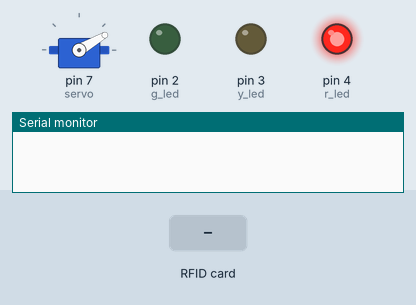
A sketch run on a simulated Arduino Uno, built with avr-gcc and run on an emulated ATmega328P. Shown: servo, output pins drawn as LEDs (lit = HIGH), the last lines printed to the serial monitor. Wiring (inferred from the names in the program): servo: signal pin 7. The test bench sets the inputs (shaded band). Servo pulses on a pin are drawn as a servo (544–2400 µs = 0–180°); pins used as bus, display or sensor lines are not drawn.

Above: at 1.7 s.
1.8 s: RFID card F0 49 92 13 held to the reader
At 5.8 s:
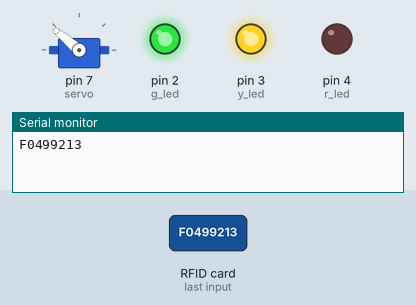
At 8.7 s:
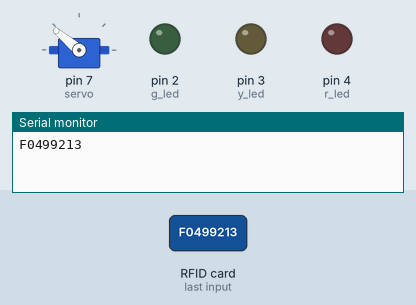
10.8 s: RFID card 5E 7A 19 C4 held to the reader
At 12.6 s:
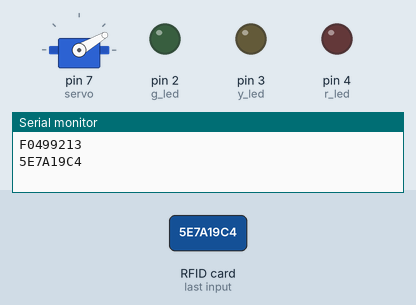
Timing chart, 0 to 19.8 s (numbered marks = the images above; inputs shaded):
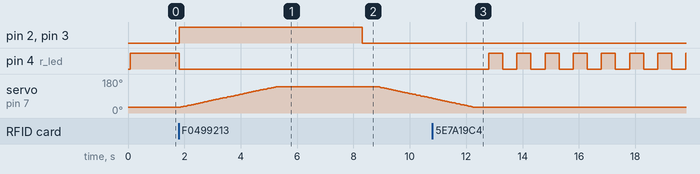

The sketch:

RFID_based_Vehicle_Barrier_Control.ino
```cpp
#include "MFRC522.h"

#define RST_PIN 9
#define SS_PIN 10

MFRC522 mfrc522(SS_PIN, RST_PIN);

byte readCard[4];
String tagID = "";

int check=0;
const int Set=3;
String Tag[Set] = {"F0499213","6227D951"};

#define g_led 2 // Green LED Pin
#define y_led 3 // Yellow LED Pin
#define r_led 4 // Red LED Pin

#define servo 7

void setup() {
Serial.begin(9600);// Initiating
SPI.begin(); // SPI bus
mfrc522.PCD_Init(); // MFRC522

pinMode(g_led, OUTPUT);
pinMode(y_led, OUTPUT);
pinMode(r_led, OUTPUT);

pinMode(servo, OUTPUT);
servoPulse(servo, 30);

digitalWrite(g_led, 0);
digitalWrite(y_led, 0);
digitalWrite(r_led, 1);

delay(500);
}

void loop() {//Wait until new tag is available
  while(getID()){
    Serial.println(tagID);
    check = 0;
    for (int i=0; i<Set; i++){
    if(tagID == Tag[i]){check=1;
      digitalWrite(g_led, 1);
      digitalWrite(y_led, 1);
      digitalWrite(r_led, 0);
      for(int angle=30; angle<=140; angle++){servoPulse(servo, angle);}
      delay(3000);
      digitalWrite(g_led, 0);
      digitalWrite(y_led, 0);
      digitalWrite(r_led, 0);
      delay(500);
      for(int angle=140; angle>=30; angle--){servoPulse(servo, angle);}
      i=Set;
     }
    }

if(check==0){
  for(int x=0; x<10; x++){
digitalWrite(g_led, 0);
digitalWrite(y_led, 0);
digitalWrite(r_led, 0);
delay(500);
digitalWrite(r_led, 1);
delay(500);
  }
}

digitalWrite(g_led, 0);
digitalWrite(y_led, 0);
digitalWrite(r_led, 1);
}
delay(10);
}

//Read new tag if available
boolean getID(){// Getting ready for Reading PICCs
  if ( ! mfrc522.PICC_IsNewCardPresent()) { //If a new PICC placed to RFID reader continue
  return false;
  }
  if ( ! mfrc522.PICC_ReadCardSerial()) { //Since a PICC placed get Serial and continue
  return false;
  }
  tagID = "";
  for ( uint8_t i = 0; i < 4; i++) { // The MIFARE PICCs that we use have 4 byte UID
  //readCard[i] = mfrc522.uid.uidByte[i];
  tagID.concat(String(mfrc522.uid.uidByte[i], HEX)); // Adds the 4 bytes in a single String variable
  }
  tagID.toUpperCase();
  mfrc522.PICC_HaltA(); // Stop reading
  return true;
}

void servoPulse (int pin, int angle){
int pwm = (angle*11) + 500;      // Convert angle to microseconds
 digitalWrite(pin, HIGH);
 delayMicroseconds(pwm);
 digitalWrite(pin, LOW);
 delay(30);                   // Refresh cycle of servo
}
```

Measured:
- after the input at 1.8 s, pin 2 (g_led), pin 3 (y_led): LOW → HIGH at once, → LOW 6.5 s later; pin 4 (r_led): HIGH → LOW at once; servo on pin 7 (servo): rises from 30° to 140° in 3.4 s, then falls to 78° in 5.5 s
